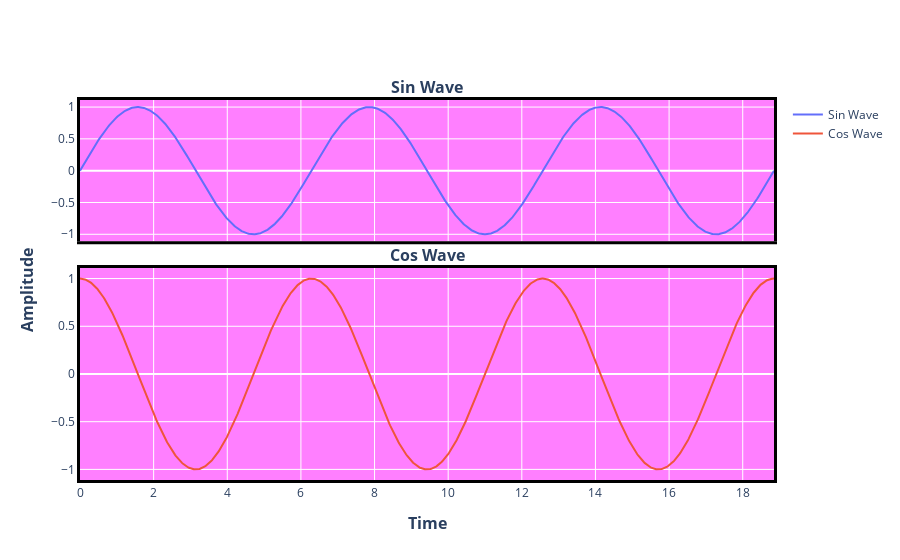

Here is the notebook cell this chart was saved with:
### Code cell
fig = make_subplots(shared_xaxes = True,
                    rows = 2, cols = 1,
                    x_title = '<b>Time</b>', 
                    y_title = '<b>Amplitude</b>', 
                    vertical_spacing = 0.07, 
                    column_widths = [5],
                    row_heights = [2, 3],
                    subplot_titles = ['<b>Sin Wave</b>', '<b>Cos Wave</b>'])

fig.add_trace(go.Scatter(x = t, y = x,
                         name = 'Sin Wave'),
              row = 1, col = 1)

fig.add_trace(go.Scatter(x = t, y = y,
                         name = 'Cos Wave'),
              row = 2, col = 1)

fig.update_xaxes(showline = True,
                 linewidth = 3,
                 linecolor = 'black',
                 mirror = True)
fig.update_yaxes(showline = True,
                 linewidth = 3,
                 linecolor = 'black',
                 mirror = True)

fig.update_layout(plot_bgcolor = 'rgba(255, 0, 255, .50)')

### Figure 1 — Plotly figure (JSON) as saved in the notebook; plotly's stock layout.template omitted (floating-point values rounded to 4 significant figures; data arrays with more than 128 entries replaced by an {"elided": "..."} marker saying what was removed)
{"data": [{"name": "Sin Wave", "type": "scatter", "x": {"elided": "1001 float values"}, "xaxis": "x", "y": {"elided": "1001 float values"}, "yaxis": "y"}, {"name": "Cos Wave", "type": "scatter", "x": {"elided": "1001 float values"}, "xaxis": "x2", "y": {"elided": "1001 float values"}, "yaxis": "y2"}], "layout": {"annotations": [{"font": {"size": 16}, "showarrow": false, "text": "<b>Sin Wave</b>", "x": 0.5, "xanchor": "center", "xref": "paper", "y": 1.0, "yanchor": "bottom", "yref": "paper"}, {"font": {"size": 16}, "showarrow": false, "text": "<b>Cos Wave</b>", "x": 0.5, "xanchor": "center", "xref": "paper", "y": 0.558, "yanchor": "bottom", "yref": "paper"}, {"font": {"size": 16}, "showarrow": false, "text": "<b>Time</b>", "x": 0.5, "xanchor": "center", "xref": "paper", "y": 0, "yanchor": "top", "yref": "paper", "yshift": -30}, {"font": {"size": 16}, "showarrow": false, "text": "<b>Amplitude</b>", "textangle": -90, "x": 0, "xanchor": "right", "xref": "paper", "xshift": -40, "y": 0.5, "yanchor": "middle", "yref": "paper"}], "plot_bgcolor": "rgba(255, 0, 255, .50)", "xaxis": {"anchor": "y", "domain": [0, 1], "linecolor": "black", "linewidth": 3, "matches": "x2", "mirror": true, "showline": true, "showticklabels": false}, "xaxis2": {"anchor": "y2", "domain": [0, 1], "linecolor": "black", "linewidth": 3, "mirror": true, "showline": true}, "yaxis": {"anchor": "x", "domain": [0.628, 1.0], "linecolor": "black", "linewidth": 3, "mirror": true, "showline": true}, "yaxis2": {"anchor": "x2", "domain": [0, 0.558], "linecolor": "black", "linewidth": 3, "mirror": true, "showline": true}}}
